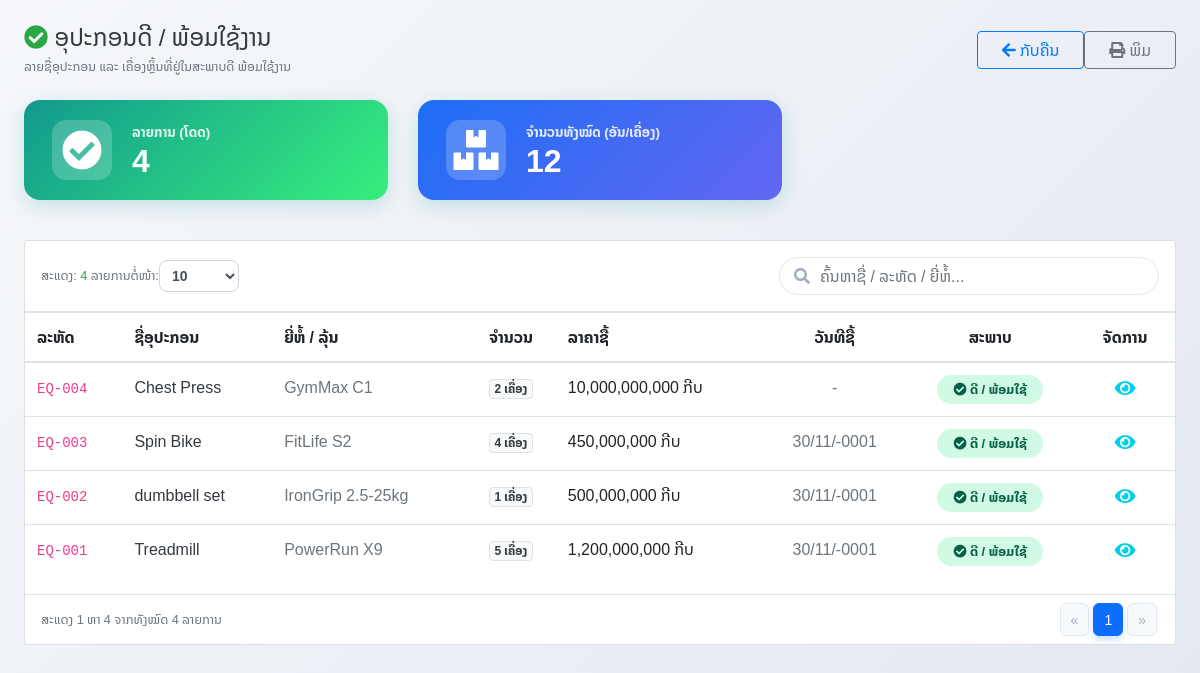
/pages/equipment_good.php (signed in), run on the app's committed database.
### tables this page shows
CREATE TABLE `equipment` (
  `equipment_id` int(11) NOT NULL AUTO_INCREMENT,
  `equipment_code` varchar(50) NOT NULL,
  `equipment_name` varchar(100) NOT NULL,
  `brand_model` varchar(100) DEFAULT NULL,
  `quantity` int(11) DEFAULT 1,
  `status` varchar(20) DEFAULT '??????',
  `purchase_date` date DEFAULT NULL,
  `price` decimal(12,2) DEFAULT 0.00,
  `description` varchar(255) DEFAULT NULL,
  `equipment_img` varchar(100) DEFAULT 'default_eq.png',
  `created_at` datetime DEFAULT current_timestamp(),
  PRIMARY KEY (`equipment_id`),
  UNIQUE KEY `equipment_code` (`equipment_code`)
);

### config/db.php (called while the page is built, shortened)
<?php
if (!function_exists('formatCurrency')) {
    function formatCurrency($amount)
    {
        return number_format((float)$amount, 0, '.', ',') . ' ກີບ';
    }
}
?>

### pages/equipment_good.php (the view, shortened to what this page needs)
<?php
require_once '../config/db.php';
$equipment = [];
$sql = "SELECT * FROM equipment WHERE status = 'ດີ' ORDER BY equipment_id DESC";
$result = mysqli_query($conn, $sql);
if ($result) {
    while ($row = mysqli_fetch_assoc($result)) {
        $equipment[] = $row;
    }
}
$total_qty = 0;
foreach ($equipment as $e) {
    $total_qty += (int)($e['quantity'] ?? 1);
}
?>
<!DOCTYPE html>
<html lang="lo">
<head>
    <link rel="stylesheet" href="../assets/css/local-font.css?v=<?php echo time(); ?>">
    <link rel="stylesheet" href="../bootstrap/css/bootstrap.min.css">
    <link rel="stylesheet" href="../icon/css/all.min.css">
    <link rel="stylesheet" href="../assets/css/pages/users-manage.css">
</head>
<body>
<div class="container-fluid py-4 px-3 px-md-4">
    <div class="d-flex flex-wrap justify-content-between align-items-center mb-4 gap-2">
        <div>
            <h4 class="fw-bold text-dark mb-1">
                <i class="fas fa-check-circle text-success me-2"></i> ອຸປະກອນດີ / ພ້ອມໃຊ້ງານ
            </h4>
            <p class="text-muted small mb-0">ລາຍຊື່ອຸປະກອນ ແລະ ເຄື່ອງຫຼິ້ນທີ່ຢູ່ໃນສະພາບດີ ພ້ອມໃຊ້ງານ</p>
        </div>
        <div class="no-print d-flex gap-2">
            <a href="equipment_manage.php" target="frame" class="btn btn-outline-primary rounded-pill px-4">
                <i class="fas fa-arrow-left me-1"></i> ກັບຄືນ
            </a>
            <button class="btn btn-outline-secondary rounded-pill px-4" onclick="window.print()">
                <i class="fas fa-print me-1"></i> ພິມ
            </button>
        </div>
    </div>
    <div class="row mb-4">
        <div class="col-md-4 col-sm-6 mb-3">
            <div class="stat-banner">
                <div class="stat-icon"><i class="fas fa-check-circle"></i></div>
                <div>
                    <div class="stat-label">ລາຍການ (ໂດດ)</div>
                    <div class="stat-num"><?= count($equipment) ?></div>
                </div>
            </div>
        </div>
        <div class="col-md-4 col-sm-6 mb-3">
            <div class="stat-banner" style="background: linear-gradient(135deg,#1d6ef5,#6366f1);">
                <div class="stat-icon"><i class="fas fa-boxes"></i></div>
                <div>
                    <div class="stat-label">ຈຳນວນທັງໝົດ (ອັນ/ເຄື່ອງ)</div>
                    <div class="stat-num"><?= number_format($total_qty) ?></div>
                </div>
            </div>
        </div>
    </div>
    <div class="card card-custom">
        <div class="card-body p-0">
            <div class="p-3 border-bottom d-flex flex-wrap justify-content-between align-items-center gap-3">
                <div class="d-flex align-items-center flex-wrap gap-3">
                    <div class="text-muted small">
                        ສະແດງ: <span class="fw-bold text-success" id="matchCount"><?= count($equipment) ?></span> ລາຍການ
                    </div>
                    <div class="d-flex align-items-center gap-2">
                        <span class="text-muted small">ຕໍ່ໜ້າ:</span>
                        <select id="pageSizeSelect" class="form-control form-control-sm" style="width:80px;border-radius:8px;font-weight:bold;height:32px;">
                            <option value="10" selected>10</option>
                        </select>
                    </div>
                </div>
                <div class="search-box flex-grow-1" style="max-width:380px;">
                    <i class="fas fa-search"></i>
                    <input type="text" id="searchInput" class="form-control" placeholder="ຄົ້ນຫາຊື່ / ລະຫັດ / ຍີ່ຫໍ້...">
                </div>
            </div>
            <div class="table-responsive">
                <table class="table table-custom table-hover align-middle">
                    <thead>
                        <tr>
                            <th>ລະຫັດ</th>
                            <th>ຊື່ອຸປະກອນ</th>
                            <th>ຍີ່ຫໍ້ / ລຸ້ນ</th>
                            <th class="text-center">ຈຳນວນ</th>
                            <th class="text-end">ລາຄາຊື້</th>
                            <th class="text-center">ວັນທີຊື້</th>
                            <th class="text-center">ສະພາບ</th>
                            <th class="text-center" style="width:100px;">ຈັດການ</th>
                        </tr>
                    </thead>
                    <tbody id="eqTableBody">
                        <?php if (empty($equipment)): ?>
                        <tr id="emptyRow">
                            <td colspan="8" class="text-center py-5 text-muted">
                                <i class="fas fa-check-circle fa-2x mb-3 d-block text-success"></i>
                                ຍັງບໍ່ມີຂໍ້ມູນອຸປະກອນໃນສະພາບດີ
                            </td>
                        </tr>
                        <?php else: ?>
                            <?php foreach ($equipment as $e): ?>
                            <tr class="eq-row">
                                <td><code><?= htmlspecialchars($e['equipment_code']) ?></code></td>
                                <td class="fw-bold text-dark"><?= htmlspecialchars($e['equipment_name']) ?></td>
                                <td class="text-muted"><?= htmlspecialchars($e['brand_model'] ?: '-') ?></td>
                                <td class="text-center">
                                    <span class="badge bg-light text-dark border"><?= $e['quantity'] ?> ເຄື່ອງ</span>
                                </td>
                                <td class="text-end fw-bold"><?= formatCurrency($e['price']) ?></td>
                                <td class="text-center text-muted"><?= $e['purchase_date'] ? date('d/m/Y', strtotime($e['purchase_date'])) : '-' ?></td>
                                <td class="text-center">
                                    <span class="badge px-3 py-2" style="background:#d1fae5;color:#065f46;border-radius:20px;font-size:0.82rem;font-weight:700;">
                                        <i class="fas fa-check-circle me-1"></i> ດີ / ພ້ອມໃຊ້
                                    </span>
                                </td>
                                <td class="text-center">
                                     <button class="btn btn-info btn-sm btn-action text-white" onclick="viewEquipment(<?= $e['equipment_id'] ?>)" title="ເບິ່ງລາຍລະອຽດ">
                                         <i class="fas fa-eye"></i>
                                     </button>
                                 </td>
                            </tr>
                            <?php endforeach; ?>
                        <?php endif; ?>
                    </tbody>
                </table>
            </div>
        </div>
        <div class="card-footer bg-white border-top px-3 py-2 d-flex flex-wrap justify-content-between align-items-center gap-2" style="border-bottom-left-radius:16px;border-bottom-right-radius:16px;">
            <div class="text-muted small" id="paginationInfo">ສະແດງ 0 ຫາ 0 ຈາກທັງໝົດ 0 ລາຍການ</div>
            <nav><ul class="pagination pagination-sm mb-0" id="paginationControls"></ul></nav>
        </div>
    </div>
</div>
</body>
</html>

### assets/css/pages/users-manage.css (style rules this page uses)
* { font-family: 'Noto Sans Lao', 'Noto Sans Lao Looped', 'Phetsarath OT', sans-serif; }
body { background: linear-gradient(135deg, #f5f7fa 0%, #e4e8f0 100%); min-height: 100vh; animation: pageFadeIn 0.7s cubic-bezier(0.25, 1, 0.5, 1) both; }
.table thead th { white-space: nowrap; }
.search-box { position: relative; }
.search-box i { position: absolute; left: 15px; top: 50%; transform: translateY(-50%); color: #a0aec0; }
.search-box input { padding-left: 40px; border-radius: 30px; border: 1px solid #e2e8f0; transition: all 0.3s ease; }
.btn-action, table td:last-child .btn, table td:last-child button, .btn-view-details, .btn-edit, .btn-delete { background: transparent !important; border: none !important; box-shadow: none !important; padding: 4px 6px !important; font-size: 1.15rem !important; transition: all 0.2s ease !important; min-width: auto !important; height: auto !important; line-height: 1 !important; }
.btn-action.btn-info, .btn-action.btn-outline-primary, table td:last-child .btn-info, table td:last-child .btn-outline-primary, table td:last-child button.btn-info, table td:last-child .text-white.btn-info, table td:last-child button.text-white, .btn-view-details { color: #00cfe8 !important; }
.card-custom { animation: cardSlideUp 0.55s cubic-bezier(0.16, 1, 0.3, 1) both; }

### pages/equipment_good.php (style rules this page uses)
body { font-family: 'Noto Sans Lao Looped', sans-serif; background-color: #f4f6f9; }
.stat-banner { background: linear-gradient(135deg, #11998e 0%, #38ef7d 100%); border-radius: 16px; color: white; padding: 20px 28px; display: flex; align-items: center; gap: 20px; box-shadow: 0 6px 20px rgba(17,153,142,0.20); }
.stat-banner .stat-icon { font-size: 2.5rem; background: rgba(255,255,255,0.2); border-radius: 14px; width: 60px; height: 60px; display: flex; align-items: center; justify-content: center; }
.stat-banner .stat-num { font-size: 2rem; font-weight: 800; line-height: 1.1; }
.stat-banner .stat-label { font-size: 0.85rem; opacity: 0.85; font-weight: 600; }

### data on the page
equipment: equipment_code "EQ-004", equipment_name "Chest Press", brand_model "GymMax C1", quantity "2", price "10,000,000,000 ກີບ"
equipment: equipment_code "EQ-003", equipment_name "Spin Bike", brand_model "FitLife S2", quantity "4", price "450,000,000 ກີບ", purchase_date "30/11/-0001"
equipment: equipment_code "EQ-002", equipment_name "dumbbell set", brand_model "IronGrip 2.5-25kg", quantity "1", price "500,000,000 ກີບ", purchase_date "30/11/-0001"
equipment: equipment_code "EQ-001", equipment_name "Treadmill", brand_model "PowerRun X9", quantity "5", price "1,200,000,000 ກີບ", purchase_date "30/11/-0001"

### other printed values
count($equipment) "4"
$total_qty "12"
